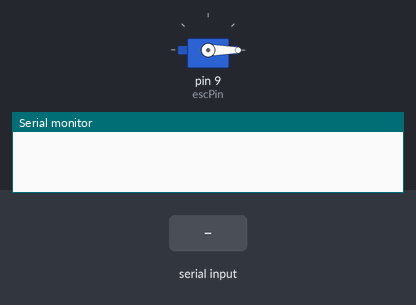
The sketch below on a simulated Arduino Uno, built with avr-gcc and run on an emulated ATmega328P. On the bench: servo, the last lines printed to the serial monitor. The test bench sets the inputs (shaded band).

Above: at 1.2 s.
1.3 s: "90,45\n" received over Serial
At 3.26 s:
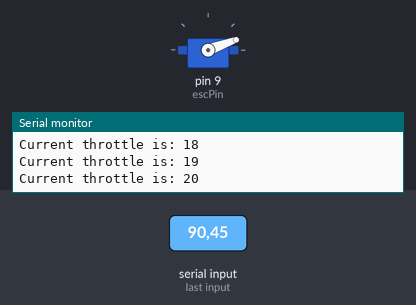
At 15.2 s:
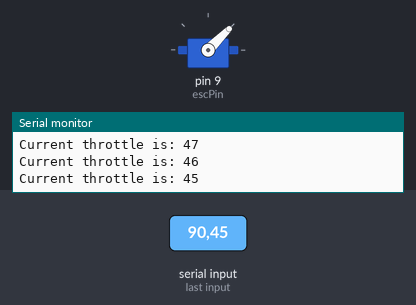
Timing chart, 0 to 16.3 s (numbered marks = the images above; inputs shaded):
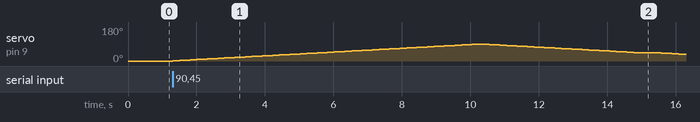

Measured:
- after the input at 1.3 s, servo on pin 9 (escPin): rises from 0° to 90° in 8.9 s, then falls to 35° in 6.0 s

The sketch:

Servo_Test.ino
```cpp
/* This is Art of Circuits version of the ESC Test code
  forked from:
  https://gist.github.com/col/8170414

  Link to this code:
  https://github.com/artofcircuits/arduino_test_codes/new/master

  Additional features added by Art of Circuits:
  None
----
Art of Circuits eShop is Pakistan’s popular electronics and kits store that sells electronics components,
boards, kits and tools to make your electronics projects possible. Art of Circuits is located in Phase-8,
Bahria Town Rawalpindi, and sells products across all cities of Pakistan.
Email: sales@artofcircuits.com
Web: http://artofcircuits.com
Facebook: http://www.facebook.com/artof.circuits
Phone / Text: 00 92 334 666 1248
*/
#include <Servo.h>

Servo esc;

int escPin = 9;
int minPulseRate = 1000;
int maxPulseRate = 2000;
int throttleChangeDelay = 100;

void setup() {

  Serial.begin(9600);
  Serial.setTimeout(500);

  // Attach the the servo to the correct pin and set the pulse range
  esc.attach(escPin, minPulseRate, maxPulseRate);
  // Write a minimum value (most ESCs require this correct startup)
  esc.write(0);

}

void loop() {

  // Wait for some input
  if (Serial.available() > 0) {

    // Read the new throttle value
    int throttle = normalizeThrottle( Serial.parseInt() );

    // Print it out
    Serial.print("Setting throttle to: ");
    Serial.println(throttle);

    // Change throttle to the new value
    changeThrottle(throttle);

  }

}

void changeThrottle(int throttle) {

  // Read the current throttle value
  int currentThrottle = readThrottle();

  // Are we going up or down?
  int step = 1;
  if( throttle < currentThrottle )
    step = -1;

  // Slowly move to the new throttle value
  while( currentThrottle != throttle ) {
    esc.write(currentThrottle + step);
    currentThrottle = readThrottle();
    delay(throttleChangeDelay);
  }

}

int readThrottle() {
  int throttle = esc.read();

  Serial.print("Current throttle is: ");
  Serial.println(throttle);

  return throttle;
}

// Ensure the throttle value is between 0 - 180
int normalizeThrottle(int value) {
  if( value < 0 )
    return 0;
  if( value > 180 )
    return 180;
  return value;
}
```
